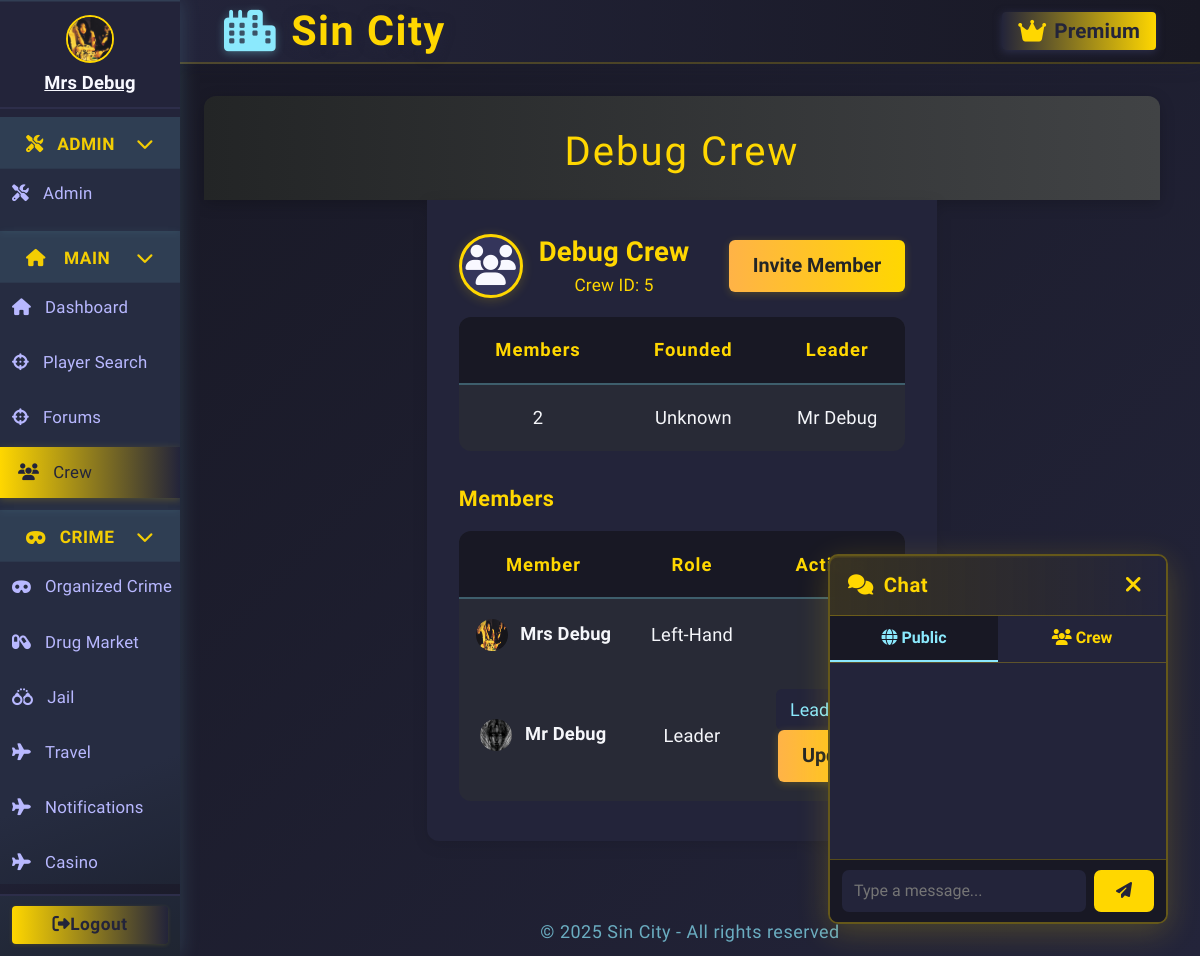
The app's page /crew/5 (signed in), older data.
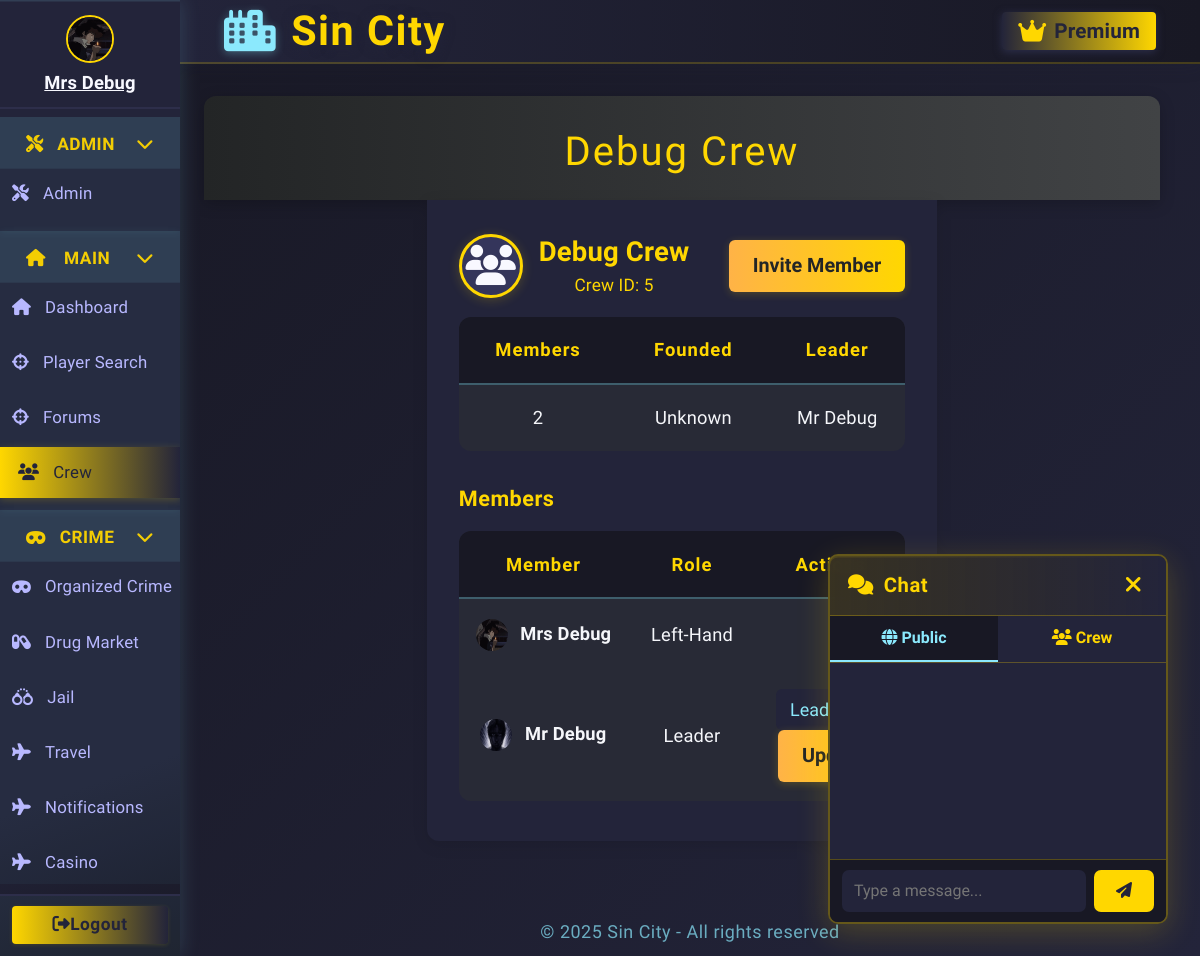
The same page, newer data.
### app.py (models this page shows, shortened)
class Character(db.Model):
    __tablename__ = 'character'
    id = db.Column(db.Integer, primary_key=True)
    user_id = db.Column(db.Integer, db.ForeignKey('user.id'), nullable=True)
    user = db.relationship('User', backref='linked_character', foreign_keys=[user_id])
    name = db.Column(db.String(64), unique=True, nullable=False)
    health = db.Column(db.Integer, default=100)
    money = db.Column(db.Integer, default=250)
    level = db.Column(db.Integer, default=1)
    xp = db.Column(db.Integer, default=0)
    last_crime_time = db.Column(db.DateTime, nullable=True)
    last_travel_time = db.Column(db.DateTime, nullable=True)
    city = db.Column(db.String(64), default="New York")
    gun_id = db.Column(db.Integer, db.ForeignKey('shop_item.id'))
    gun = db.relationship('ShopItem', foreign_keys=[gun_id])
    in_jail = db.Column(db.Boolean, default=False)
    jail_until = db.Column(db.DateTime, nullable=True)
    crime_group_id = db.Column(db.Integer, db.ForeignKey('organized_crime.id'))
    crime_group = db.relationship("OrganizedCrime", back_populates="members", foreign_keys=[crime_group_id])
    master_id = db.Column(db.Integer, db.ForeignKey('user.id'))
    equipped_gun_id = db.Column(db.Integer, db.ForeignKey('gun.id'), nullable=True)
    equipped_gun = db.relationship('Gun', foreign_keys=[equipped_gun_id])
    earn_streak = db.Column(db.Integer, default=0)
    last_earned = db.Column(db.DateTime, nullable=True)
    is_alive = db.Column(db.Boolean, default=True)
    profile_image = db.Column(db.String(255), nullable=True)
    crew = db.Column(db.Integer, db.ForeignKey('crew.id'), nullable=True)
    crew_id = db.Column(db.Integer, db.ForeignKey('crew.id'))
    linked_user = db.relationship('User', foreign_keys=[user_id], overlaps="linked_character,linked_characters,user")
    crew = db.relationship('Crew', backref='characters')

class CrewMember(db.Model):
    id = db.Column(db.Integer, primary_key=True)
    crew_id = db.Column(db.Integer, db.ForeignKey('crew.id'), nullable=False)
    user_id = db.Column(db.Integer, db.ForeignKey('user.id', ondelete='CASCADE'), nullable=False)
    role = db.Column(db.String(20), default='member')  # leader, right_hand, left_hand, member
    crew = db.relationship('Crew', backref='crew_members')
    user = db.relationship('User', backref='crew_roles')

### app.py (the view)
@app.route('/crew/<int:crew_id>')
@login_required
def crew_page(crew_id):
    crew = Crew.query.get_or_404(crew_id)
    members = CrewMember.query.filter_by(crew_id=crew.id).all()
    invite_form = InviteForm()
    leave_form = LeaveForm()
    member_forms = [(member, RoleForm(new_role=member.role)) for member in members]
    current_user_role = None
    for member in members:
        if member.user_id == current_user.id:
            current_user_role = member.role
            break
    return render_template(
        'crew_page.html',
        crew=crew,
        members=members,
        invite_form=invite_form,
        leave_form=leave_form,
        member_forms=member_forms,
        current_user_role=current_user_role
    )

### app.py
class InviteForm(FlaskForm):
    submit = SubmitField('Invite Member')

class LeaveForm(FlaskForm):
    submit = SubmitField('Leave Crew')

### app.py (called while the page is built)
@app.context_processor
def inject_user():
    return dict(user=current_user)

@app.before_request
def update_last_seen():
    if current_user.is_authenticated:
        now = datetime.utcnow()
        if not current_user.last_seen or (now - current_user.last_seen).seconds > 1:
            current_user.last_seen = now
            db.session.commit()

@app.before_request
def enable_sqlite_fk():
    if db.engine.url.drivername == 'sqlite':
        with db.engine.connect() as conn:
            conn.execute(db.text("PRAGMA foreign_keys=ON"))

@app.before_request
def check_character_alive():
    if current_user.is_authenticated:
        char = Character.query.filter_by(master_id=current_user.id).first()
        if not char or not char.is_alive:
            if request.endpoint not in ('create_character', 'logout', 'static'):
                return redirect(url_for('create_character'))

@login_manager.user_loader
def load_user(user_id):
    return db.session.get(User, int(user_id))

### templates/crew_page.html (shortened to what the changed rows need)
{% extends "base.html" %}
{% block content %}
<div class="forums-header">
    <h1>{{ crew.name }}</h1>
</div>
<div class="forums-list">
    <table class="forum-table" style="margin-bottom:32px;">
        <tr>
            <th style="width:20%;">Members</th>
            <th style="width:20%;">Founded</th>
            <th style="width:20%;">Leader</th>
        </tr>
        <tr>
            <td>{{ members|length }}</td>
            <td>{{ crew.created_at.strftime('%b %d, %Y') if crew.created_at else 'Unknown' }}</td>
            <td>
                {% for member in members %}
                    {% if member.role == 'leader' %}
                        {{ member.user.character.name if member.user and member.user.character else 'Unknown' }}
                    {% endif %}
                {% endfor %}
            </td>
        </tr>
    </table>
    <table class="forum-table">
        <tr>
            <th style="width:40%;">Member</th>
            <th style="width:30%;">Role</th>
            <th style="width:30%;">Actions</th>
        </tr>
        {% for member, role_form in member_forms %}
        <tr>
            <td>
                {% set character = member.user.character if member.user and member.user.character else None %}
                {% if character and character.profile_image %}
                  <img src="{{ url_for('static', filename=character.profile_image) if not character.profile_image.startswith('http') else character.profile_image }}" class="crew-avatar" alt="avatar" style="width:32px;height:32px;border-radius:50%;margin-right:8px;">
                {% else %}
                  <span class="crew-avatar" style="width:32px;height:32px;border-radius:50%;margin-right:8px;"><i class="fas fa-user"></i></span>
                {% endif %}
                <strong>
                  {{ character.name if character else "Unknown user (ID " ~ member.user_id ~ ")" }}
                </strong>
            </td>
            <td>
                {% if member.role == 'leader' %}
                  <span class="badge-role badge-leader">Leader</span>
                {% elif member.role == 'right_hand' %}
                  <span class="badge-role badge-right">Right-Hand</span>
                {% elif member.role == 'left_hand' %}
                  <span class="badge-role badge-left">Left-Hand</span>
                {% else %}
                  <span class="badge-role badge-member">Member</span>
                {% endif %}
            </td>
            <td>
                {% if member.user and current_user.id != member.user.id and current_user_role in ['leader', 'right_hand', 'left_hand'] %}
                <form method="POST" action="{{ url_for('update_crew_role', crew_member_id=member.id) }}" class="crew-role-form" style="display:inline;">
                </form>
                {% endif %}
            </td>
        </tr>
        {% endfor %}
    </table>
</div>
{% endblock %}

### templates/base.html (shortened to what the changed rows need)
<!DOCTYPE html>
<html lang="en">
<head>
  <link rel="stylesheet" href="https://cdn.jsdelivr.net/npm/bootstrap@4.6.2/dist/css/bootstrap.min.css">
  <link rel="stylesheet" href="https://cdnjs.cloudflare.com/ajax/libs/font-awesome/6.4.2/css/all.min.css">
</head>
<body class="fade-in">
  <div class="layout-root fade-in">
    <div class="sidebar {% if request.endpoint in ['login', 'register'] %}d-none{% endif %}">
      <nav class="sidebar">
        {% if current_user.is_authenticated %}
          <div class="sidebar-user">
            {% set character = current_character %}
            {% if character and character.profile_image %}
              <img
                src="{{ url_for('static', filename=character.profile_image) if not character.profile_image.startswith('http') else character.profile_image }}"
                class="crew-avatar"
                alt="avatar"
                style="width:48px;height:48px;border-radius:50%;margin-bottom:6px;border:2px solid #ffd700;object-fit:cover;"
              >
            {% else %}
              <i id="char-name" class="fas fa-user-circle"></i>
            {% endif %}
            {% if character %}
              <a href="{{ url_for('profile_by_id', char_id=character.id) }}" style="color:inherit; text-decoration: underline;">
                <strong>{{ character.name }}</strong>
              </a>
            {% else %}
              <span><strong>No character</strong></span>
            {% endif %}
          </div>
        {% endif %}
      </nav>
    </div>
    <div class="main-area">
      <main class="content-area">
        {% block content %}{% endblock %}
      </main>
    </div>
  </div>
</body>
</html>

Row changes from the older to the newer data that the page shows:
changed Character "Mrs Debug": profile_image: a different picture
changed through a linked row, CrewMember "Mr Debug": profile_image: a different picture
changed through a linked row, CrewMember (number 2 of 2 on the later page): profile_image: a different picture
